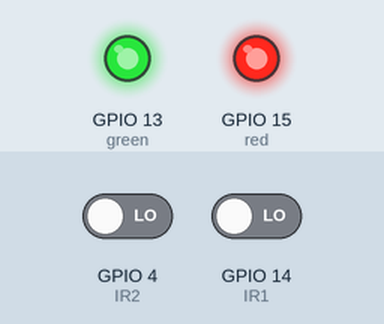
Recording of a sketch running on a simulated ESP32. Parts: output pins drawn as LEDs (lit = HIGH). Inputs (shaded band) come from the test bench; at power-on: GPIO 4 (IR2) LOW, GPIO 14 (IR1) LOW. What the sketch prints to the serial monitor is not drawn.

Above: at 1.2 s.
1.3 s: GPIO 4 (IR2) driven HIGH
At 2.5 s:
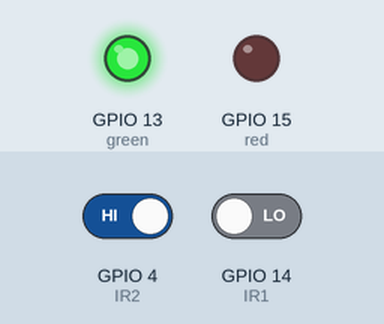
2.8 s: GPIO 14 (IR1) driven HIGH
At 3.8 s:
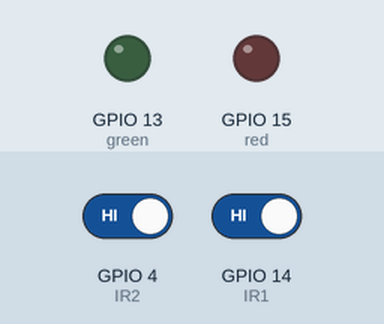
4.3 s: GPIO 4 (IR2) driven LOW
At 4.8 s:
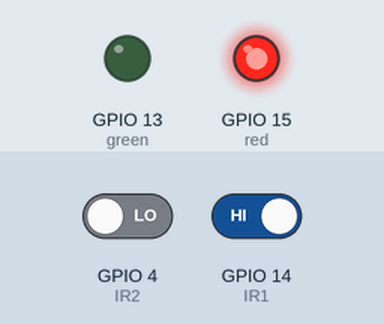
5.8 s: GPIO 14 (IR1) driven LOW
At 7.1 s:
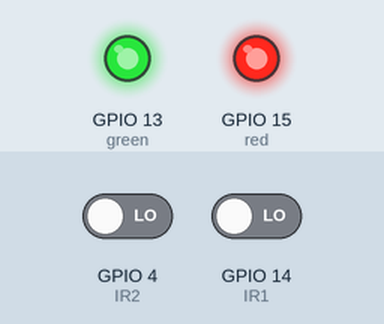
Timing chart, 0 to 8.3 s (numbered marks = the images above; inputs shaded):
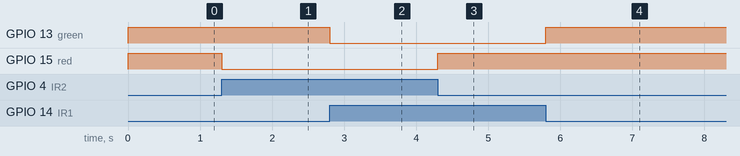

Measured:
- after the input at 1.3 s, GPIO 15 (red): HIGH → LOW at once
- after the input at 2.8 s, GPIO 13 (green): HIGH → LOW at once
- after the input at 4.3 s, GPIO 15 (red): LOW → HIGH at once
- after the input at 5.8 s, GPIO 13 (green): LOW → HIGH at once

The sketch:

Counting_people.ino
```cpp
/* Variables Used */

// pins used
int IR1 = 14;
int IR2 = 4;
int red = 15;
int green = 13;

// variables to store count and triggered IR
int enter = 0;
int ext = 0;
bool check1=false;
bool check2=false;

int max_ppl = 5;

// to store time
long t = 0;

// to store last occurrence (enter / exit)
String last="";

void setup() {
  Serial.begin(115200);

  /* Setting pins mode */
  pinMode(IR1,INPUT);
  pinMode(IR2, INPUT);
  pinMode(red,OUTPUT);
  pinMode(green, OUTPUT);
}

void loop() {
  // setup
  if(digitalRead(IR1)==HIGH && digitalRead(IR2)==HIGH){
    last="";
  }

  /* If the first IR is triggered */
  if(digitalRead(IR1) == LOW)
  {
    if(last!="enter")
      check1=true;

    t = millis();
    if(check2){
      enter++;
      last="enter";
      check1=false;
      check2=false;
    }
    digitalWrite(green, HIGH);
  }
  else
  {
    digitalWrite(green, LOW);
  }

  /* If the second IR is triggered */
  if(digitalRead(IR2) == LOW)
  {
    if(last!="ext")
      check2=true;

    t = millis();
    if(check1){
      ext++;
      last="ext";
      check1=false;
      check2=false;
    }
    digitalWrite(red, HIGH);
  }
  else
  {
    digitalWrite(red, LOW);
  }

  /* Printing details */
  if(enter - ext <= max_ppl)
  {
    Serial.print("People in the room are: ");
    Serial.println(enter - ext);
  }
  else
  {Serial.println("Max people in the room");}

  /* For debugging */
  if(check1){
    Serial.println("1 RECOGNIZED");
    }
   if(check2){
    Serial.println("2 RECOGNIZED");
   }

   /* Checks if an IR is left triggered -- reset after 2 sec */
   if(!(check1 && check2))
   {
      if(millis() - t > 2000)
      {
        check1 = false;
        check2 = false;
      }
   }
}
```
